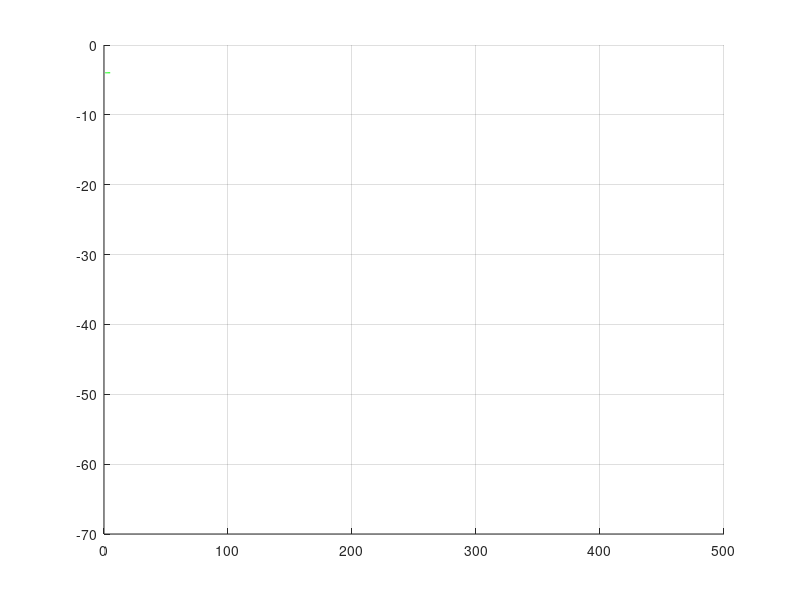

Here is the MATLAB script that generated this plot: (Note: this script raises an error after producing the figure.)
function bpsk_psd
%latest modification: 12/10/13
%written 12/2/13
%modified 4/8/93 to conform to matlab frequency definition,
%computes array of samples from a bpsk signal with amplitude 1
%frequency 0<f<1/2; 1 corresponds to fs
%f0 is carrier frequency
%fb is the data frequency
%n is number of points in output array

clear all
format compact;
fs=input('input sample frequency in Hz, R: ');
f0 =input(' Input digital carrier frequency, |f0| <= 1/2, R: ');
fb = input(' Input digital data frequency, |fb| <= |f0| <= 1/2, R: ');
snr = input(' input Eb/N0, ratio, R: ');
n = input(' Input number of samples, n > 1, I: ');

A=2*sqrt(snr*fb);
sd=1;
t = 0:n-1;  %in samples

%	Form the carrier

x = A*cos(2*pi*f0*t);

%	Produce a random sequence of {0,1}
%rand('uniform');
j = 1;
for i=1:n;
 if fix((i-1)*fb) < fix(i*fb);
  r=rand ;
  if r <0.5;
     j=-1;
   else; 
     j=1;
  end;
 end;
 p(i)=j;
end;

randn;
y = p.*x;

figure;
Eb=(10*log10((A^2/2)/(fb*fs)))*ones(size(y));



hold on;
w=sd*randn(size(y));
z=y+w;
save ('bpskfil','f0','fb','n','y','p','z','w') ;


N0=(10*log10(2*sd^2/fs))*ones(size(y));

axis([0 500 -70 0]);
hold on;
ZZ=(1/fs)*fft(z,n);
ZD=10*log10(2*(fs/n)*(abs(ZZ).^2));

f=0:fs/n:(n/2-1)*fs/n;
plot(f,ZD(1:n/2),'m');
plot(Eb,'r');
plot(N0,'g');

grid on;

 h = spectrum.welch;    % Create a Welch spectral estimator. 
 Hpsd = psd(h,z,'fs',fs);             % Calculate the PSD 
             plot(Hpsd)  % Plot the PSD.
title('Single-sided Periodogram and Welch PSD in dB/Hz versus frequency' );
hold off;